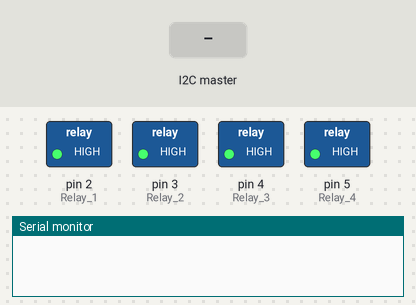
The sketch below on a simulated Arduino Uno, built with avr-gcc and run on an emulated ATmega328P. Parts: switched loads named in the sketch (green lamp = pin HIGH), the last lines printed to the serial monitor. Inputs (shaded band) come from the test bench.

Above: at 1.2 s.
1.3 s: the I2C master sends the byte 1
At 2.0 s:
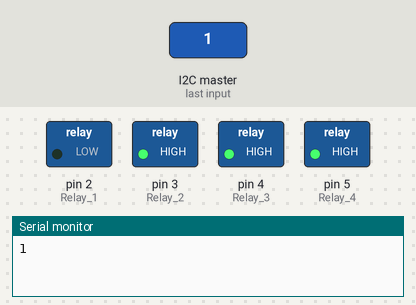
2.8 s: the I2C master sends the byte 2
At 3.1 s:
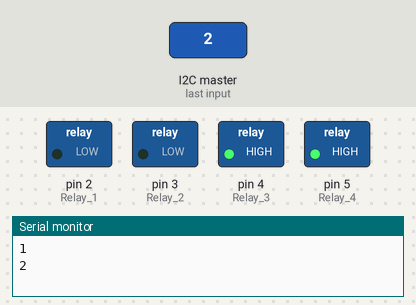
4.3 s: the I2C master sends the byte 0
At 5.5 s:
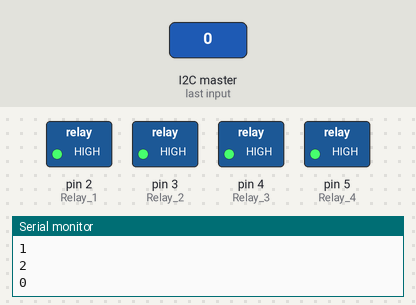
5.8 s: the I2C master sends the byte 2
At 6.6 s:
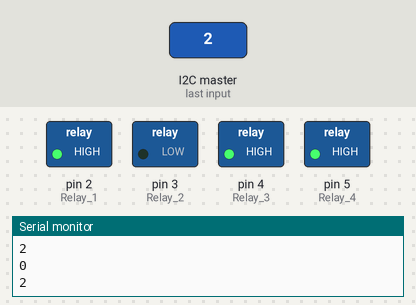
Timing chart, 0 to 8.3 s (numbered marks = the images above; inputs shaded):
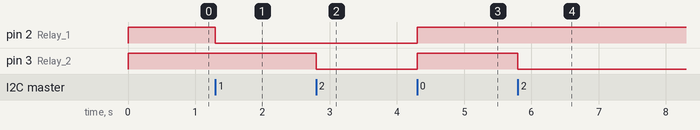

The sketch:

Arduino_Slave_Code.ino
```cpp
// EXAMPLE USAGE

// Slave Reader running on Device No.2 (Use with corresponding Master Writer running on Device No.1)

// function that executes whenever data is received from master
// this function is registered as an event, see setup()
#include <Wire.h>
#define RELAY_ON 0
#define RELAY_OFF 1
#define Relay_1 2
#define Relay_2 3
#define Relay_3 4
#define Relay_4 5

void setup()
{
  Wire.begin(4);                // join i2c bus with address #4
  Wire.onReceive(receiveEvent); // register event
  Serial.begin(9600);   // start serial for output

  digitalWrite(Relay_1, RELAY_OFF);
  digitalWrite(Relay_2, RELAY_OFF);
  digitalWrite(Relay_3, RELAY_OFF);
  digitalWrite(Relay_4, RELAY_OFF);

  pinMode(Relay_1, OUTPUT);
  pinMode(Relay_2, OUTPUT);
  pinMode(Relay_3, OUTPUT);
  pinMode(Relay_4, OUTPUT);
}

void loop()
{
  delay(100);
}

void receiveEvent(int howMany)
{
  while(1 < Wire.available())   // loop through all but the last
  {
    char c = Wire.read();       // receive byte as a character
    Serial.print(c);            // print the character
  }
  int x = Wire.read();  // receive byte as an integer
  if(x == 0){

    digitalWrite(Relay_1, RELAY_OFF);
    digitalWrite(Relay_2, RELAY_OFF);
    digitalWrite(Relay_3, RELAY_OFF);
    digitalWrite(Relay_4, RELAY_OFF);

  }else if(x == 1){

    digitalWrite(Relay_1, RELAY_ON);

  }else if(x == 2){

    digitalWrite(Relay_2, RELAY_ON);

  }else if(x == 3){

    digitalWrite(Relay_3, RELAY_ON);

  }else if(x == 4){

    digitalWrite(Relay_4, RELAY_ON);

  }else if(x == 6){

    digitalWrite(Relay_1, RELAY_OFF);

  }else if(x == 7){

    digitalWrite(Relay_2, RELAY_OFF);

  }else if(x == 8){

    digitalWrite(Relay_3, RELAY_OFF);

  }else if(x == 9){

    digitalWrite(Relay_4, RELAY_OFF);

  }else if(x == 5){

    digitalWrite(Relay_1, RELAY_ON);
    digitalWrite(Relay_2, RELAY_ON);
    digitalWrite(Relay_3, RELAY_ON);
    digitalWrite(Relay_4, RELAY_ON);

  }

  Serial.println(x);  // print the integer
}
```

Measured:
- after the input at 1.3 s, pin 2 (Relay_1): HIGH → LOW at once
- after the input at 2.8 s, pin 3 (Relay_2): HIGH → LOW at once
- after the input at 4.3 s, pin 2 (Relay_1), pin 3 (Relay_2): LOW → HIGH at once
- after the input at 5.8 s, pin 3 (Relay_2): HIGH → LOW at once
